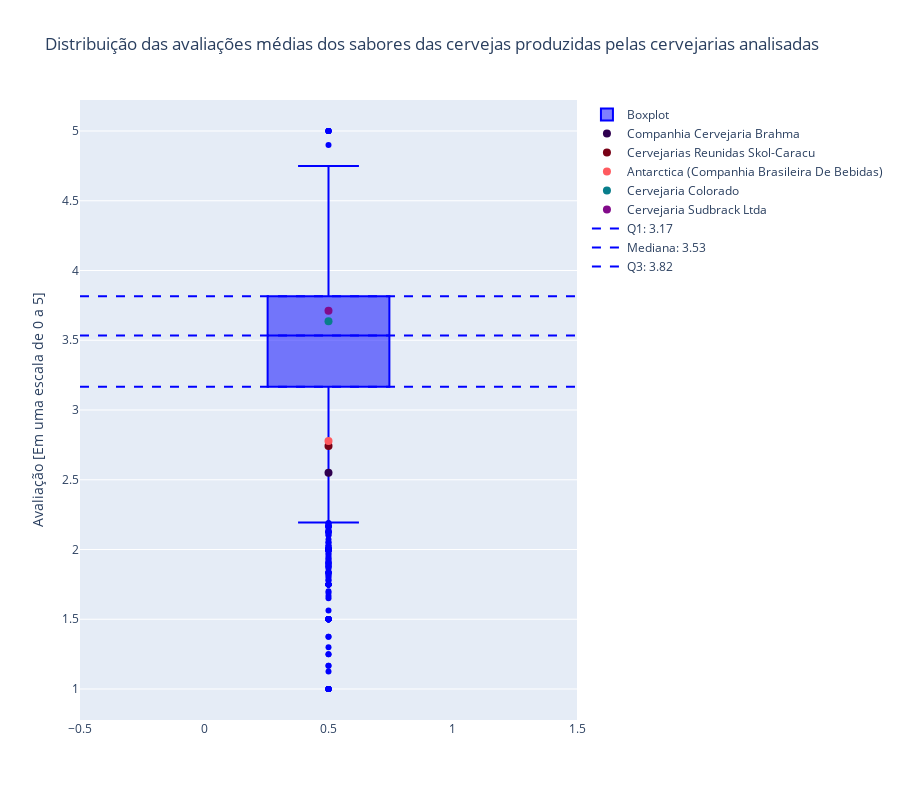

Notebook cell for this chart:
### Code cell
# Gera um boxplot da distribuição das avaliações médias dos sabores das cervejas produzidas pelas cervejarias presentes no dataset, destacando
# as cervejarias brasileiras e os quartis do boxplot em questão.

# Cria uma lista de cores para destacar os pontos que representam as cervejarias brasileiras.
colors = ["#2F004F","#780116", "#FF5A5F", "#087E8B","#820B8A"]

# Cria um título para o plot.
title = "Distribuição das avaliações médias dos sabores das cervejas produzidas pelas cervejarias analisadas"

# Cria um título para o eixo y do plot.
yaxis_title = "Avaliação [Em uma escala de 0 a 5]"

# Cria o plot descrito no ínicio dessa célula.
generate_boxplot(breweries_production_taste_reviews, brazilian_breweries_production_taste_reviews, 
                 colors,title=title, yaxis_title=yaxis_title)

### Figure 1 — Plotly figure (JSON) as saved in the notebook; plotly's stock layout.template omitted (floating-point values rounded to 4 significant figures; data arrays with more than 128 entries replaced by an {"elided": "..."} marker saying what was removed)
{"data": [{"line": {"color": "blue"}, "marker": {"color": "blue"}, "name": "Boxplot", "type": "box", "x": {"elided": "5742 float values"}, "y": {"elided": "5742 float values"}}, {"marker": {"color": "#2F004F", "size": 8}, "mode": "markers", "name": "Companhia Cervejaria Brahma", "type": "scatter", "x": [0.5], "y": [2.551]}, {"marker": {"color": "#780116", "size": 8}, "mode": "markers", "name": "Cervejarias Reunidas Skol-Caracu", "type": "scatter", "x": [0.5], "y": [2.741]}, {"marker": {"color": "#FF5A5F", "size": 8}, "mode": "markers", "name": "Antarctica (Companhia Brasileira De Bebidas)", "type": "scatter", "x": [0.5], "y": [2.778]}, {"marker": {"color": "#087E8B", "size": 8}, "mode": "markers", "name": "Cervejaria Colorado", "type": "scatter", "x": [0.5], "y": [3.636]}, {"marker": {"color": "#820B8A", "size": 8}, "mode": "markers", "name": "Cervejaria Sudbrack Ltda", "type": "scatter", "x": [0.5], "y": [3.712]}, {"line": {"color": "blue", "dash": "dash"}, "mode": "lines", "name": "Q1: 3.17", "type": "scatter", "x": [-0.5, 1.5], "y": [3.167, 3.167]}, {"line": {"color": "blue", "dash": "dash"}, "mode": "lines", "name": "Mediana: 3.53", "type": "scatter", "x": [-0.5, 1.5], "y": [3.535, 3.535]}, {"line": {"color": "blue", "dash": "dash"}, "mode": "lines", "name": "Q3: 3.82", "type": "scatter", "x": [-0.5, 1.5], "y": [3.816, 3.816]}], "layout": {"height": 800, "showlegend": true, "title": {"text": "Distribuição das avaliações médias dos sabores das cervejas produzidas pelas cervejarias analisadas"}, "yaxis": {"title": {"text": "Avaliação [Em uma escala de 0 a 5]"}}}}
